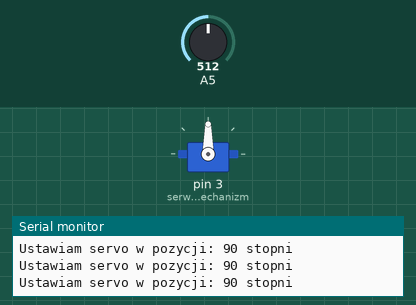
Bench run of a sketch on a simulated Arduino Uno, built with avr-gcc and run on an emulated ATmega328P. Parts: servo, the last lines printed to the serial monitor. Inputs (shaded band) come from the test bench; at power-on: A5 = 512.

Above: at 1.2 s.
1.3 s: A5 set to 716
At 2.3 s:
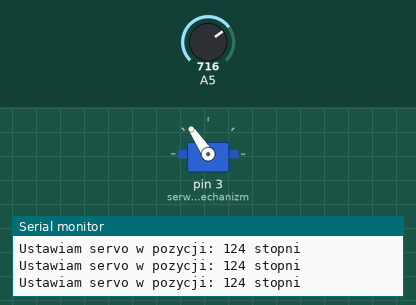
3.1 s: A5 set to 900
At 3.8 s:
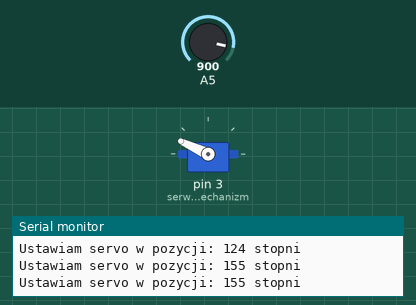
4.9 s: A5 set to 1023
At 6.4 s:
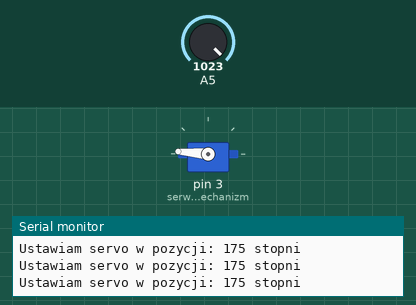
6.7 s: A5 set to 306
At 8.2 s:
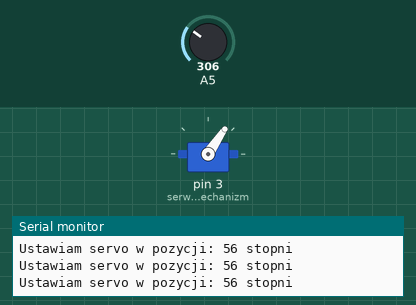
8.5 s: A5 set to 170
At 9.7 s:
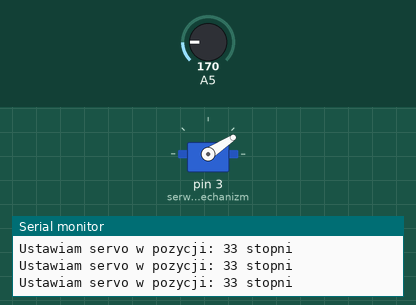
10.3 s: A5 set to 511
At 11.3 s:
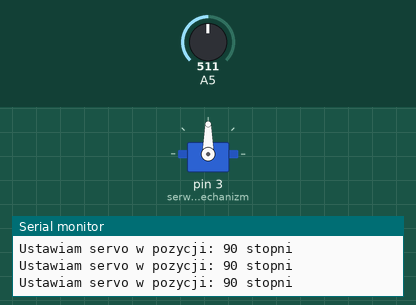
Timing chart, 0 to 13.1 s (numbered marks = the images above; inputs shaded):
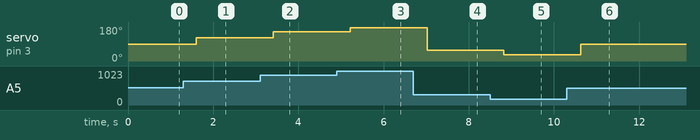

Measured:
- after the input at 1.3 s, servo on pin 3 (serwomechanizm): 90° → 124° after 0.30 s
- after the input at 3.1 s, servo on pin 3 (serwomechanizm): 124° → 155° after 0.31 s
- after the input at 4.9 s, servo on pin 3 (serwomechanizm): 155° → 175° after 0.32 s
- after the input at 6.7 s, servo on pin 3 (serwomechanizm): 175° → 56° after 0.32 s
- after the input at 8.5 s, servo on pin 3 (serwomechanizm): 56° → 33° after 0.33 s
- after the input at 10.3 s, servo on pin 3 (serwomechanizm): 33° → 90° after 0.33 s

The sketch:

PWM_serwo_potencjometr.ino
```cpp
#include <Servo.h>;

Servo serwomechanizm;
int odczytanaWartosc = 0;
int pozycja = 0;

void setup() {
  Serial.begin(9600);
  Serial.println("Sterój serwem za pomocą potencjometru");
  serwomechanizm.attach(3);

}

void loop() {
  odczytanaWartosc = analogRead(A5);
  delay(200);
  pozycja = (odczytanaWartosc / 6);
  pozycja += 5;
  if (pozycja <= 180) {               //Jeśli pozycja mieści się w zakresie
      serwomechanizm.write(pozycja);    //Wykonaj ruch
      Serial.print("Ustawiam servo w pozycji: ");
      Serial.print(pozycja);
      Serial.println(" stopni");
    }  else {
      Serial.println("Podana wartosc spoza zakresu !!!");
      Serial.println("Podaj poprawny zakres");
    }
}
```
